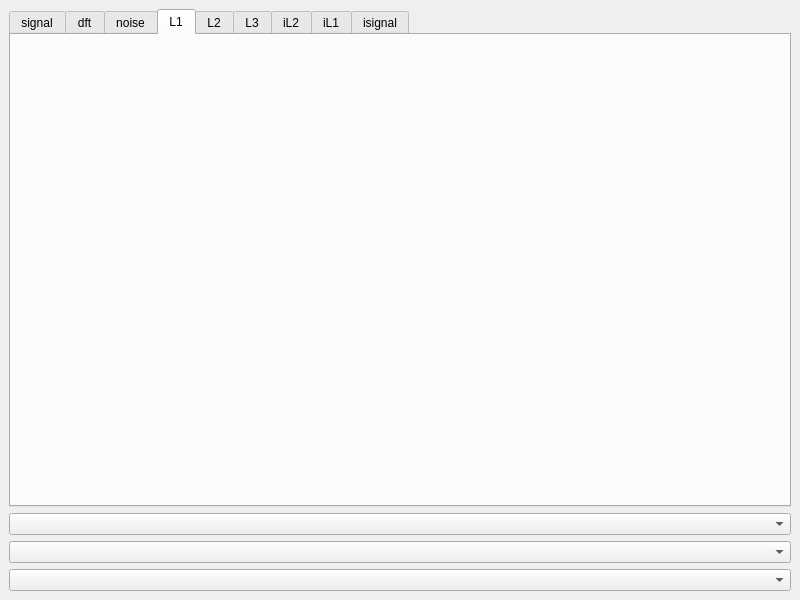
<?xml version="1.0" encoding="UTF-8"?>
<ui version="4.0">
 <class>MainWindow</class>
 <widget class="QMainWindow" name="MainWindow">
  <property name="geometry">
   <rect>
    <x>0</x>
    <y>0</y>
    <width>800</width>
    <height>600</height>
   </rect>
  </property>
  <property name="windowTitle">
   <string>MainWindow</string>
  </property>
  <widget class="QWidget" name="centralwidget">
   <layout class="QVBoxLayout" name="verticalLayout">
    <item>
     <widget class="QTabWidget" name="tabWidget">
      <property name="currentIndex">
       <number>3</number>
      </property>
      <widget class="QWidget" name="signalTab">
       <attribute name="title">
        <string>signal</string>
       </attribute>
      </widget>
      <widget class="QWidget" name="dftTab">
       <attribute name="title">
        <string>dft</string>
       </attribute>
      </widget>
      <widget class="QWidget" name="noiseTab">
       <attribute name="title">
        <string>noise</string>
       </attribute>
      </widget>
      <widget class="QWidget" name="l1Tab">
       <attribute name="title">
        <string>L1</string>
       </attribute>
      </widget>
      <widget class="QWidget" name="l2Tab">
       <attribute name="title">
        <string>L2</string>
       </attribute>
      </widget>
      <widget class="QWidget" name="l3Tab">
       <attribute name="title">
        <string>L3</string>
       </attribute>
      </widget>
      <widget class="QWidget" name="il2Tab">
       <attribute name="title">
        <string>iL2</string>
       </attribute>
      </widget>
      <widget class="QWidget" name="il1Tab">
       <attribute name="title">
        <string>iL1</string>
       </attribute>
      </widget>
      <widget class="QWidget" name="iSignalTab">
       <attribute name="title">
        <string>isignal</string>
       </attribute>
      </widget>
     </widget>
    </item>
    <item>
     <widget class="QComboBox" name="l1ComboBox">
      <property name="editable">
       <bool>false</bool>
      </property>
     </widget>
    </item>
    <item>
     <widget class="QComboBox" name="l2ComboBox"/>
    </item>
    <item>
     <widget class="QComboBox" name="l3ComboBox"/>
    </item>
   </layout>
  </widget>
 </widget>
 <resources/>
 <connections/>
</ui>
